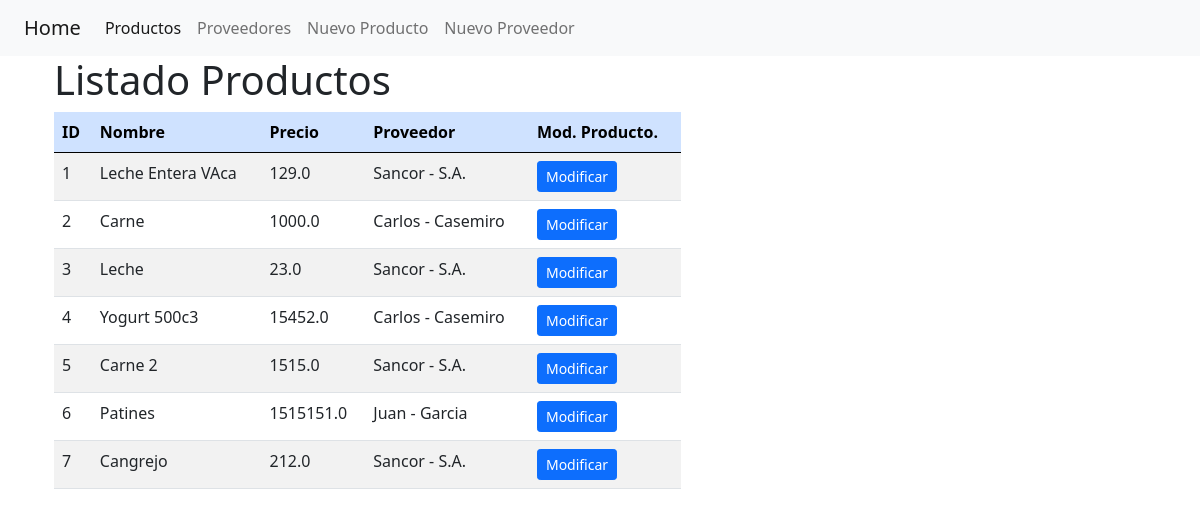
Page /home/producto/listado/ on the committed database.
### compra_app/models.py (models this page shows, shortened)
class Producto(models.Model):
   nombre=models.CharField(max_length=60)
   precio=models.FloatField(default=0)
   stock_actual=models.IntegerField(default=0)
   proveedor=models.ForeignKey(
       Proveedor,
       related_name="productos",
       on_delete=models.CASCADE,
   )

class Proveedor(models.Model):
    nombre=models.CharField(max_length=60)
    apellido=models.CharField(max_length=60)
    dni=models.IntegerField(default=0)
    def __str__(self):
        return f"{self.nombre} - {self.apellido}"

### compra_app/views.py (the view)
# urls.py: path('producto/listado/', views.listado_productos, name='listado_productos'),
def listado_productos(request):
    productos=Producto.objects.all()
    context={
        "productos":productos,
    }
    return render(request, "listado_productos.html", context)

### compra_app/templates/listado_productos.html (shortened to what this page needs)
<!DOCTYPE html>
<html lang="en">
<head>
    <link
            href="https://cdn.jsdelivr.net/npm/bootstrap@5.2.3/dist/css/bootstrap.min.css"
            rel="stylesheet"
>
</head>
<body>
    {% extends 'menu.html' %}
    {% block content %}
    <div class="container">
        <h1>Listado Productos</h1>
        <div class="row">
            <div class="colu col-7">
                <table class="table table-hover table-striped ">
                    <thead>
                    <tr class="table-primary">
                        <th>ID</th>
                        <th>Nombre</th>
                        <th>Precio</th>
                        <th>Proveedor</th>
                        <th>
                            <span class="top-word">Mod. Producto.</span>
                        </th>
                    </tr>
                    </thead>
                    {% for producto in productos%}
                    <tr>
                        <td>{{producto.id}}</td>
                        <td>{{producto.nombre}}</td>
                        <td>{{producto.precio}}</td>
                        <td>{{producto.proveedor}}</td>
                        <td>
                            <a href=" {% url 'modificar_producto' producto.id  %} ">
                                <button type="button" class="btn btn-primary btn-sm ">Modificar
                                </button>
                            </a>
                        </td>
                    </tr>
                    {% endfor %}
                </table>
            </div>
        </div>
    </div>
    {% endblock %}

### compra_app/templates/static/style/estilos.css (style rules this page uses)
body { margin: 0; padding: 0; }

### rows in the picture
Producto: id "1", nombre "Leche Entera VAca", precio "129.0", proveedor "Sancor - S.A."
Producto: id "2", nombre "Carne", precio "1000.0", proveedor "Carlos - Casemiro"
Producto: id "3", nombre "Leche", precio "23.0", proveedor "Sancor - S.A."
Producto: id "4", nombre "Yogurt 500c3", precio "15452.0", proveedor "Carlos - Casemiro"
Producto: id "5", nombre "Carne 2", precio "1515.0", proveedor "Sancor - S.A."
Producto: id "6", nombre "Patines", precio "1515151.0", proveedor "Juan - Garcia"
Producto: id "7", nombre "Cangrejo", precio "212.0", proveedor "Sancor - S.A."
